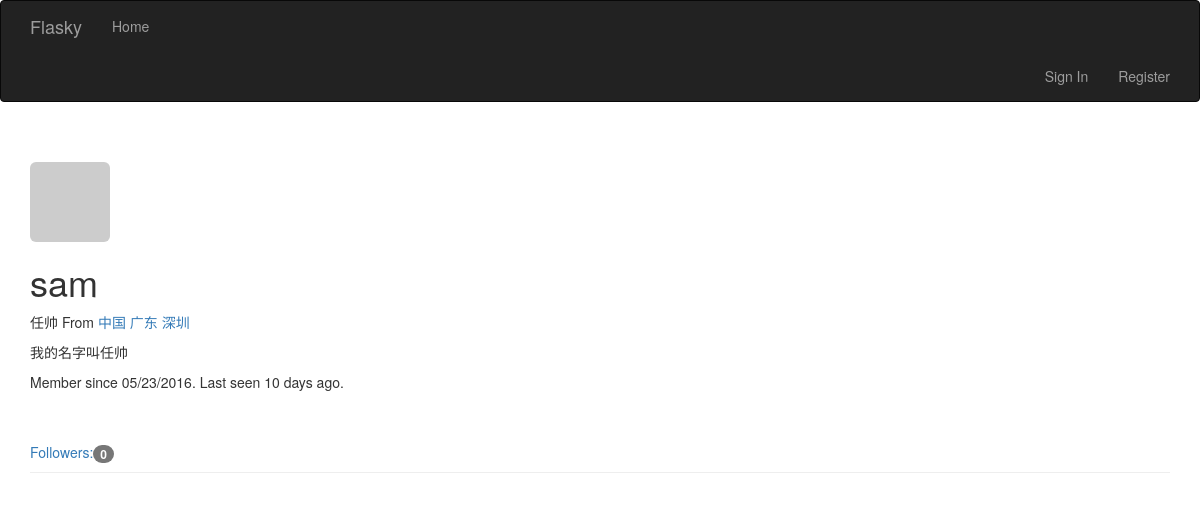
Before: /user/sam with the older database file.
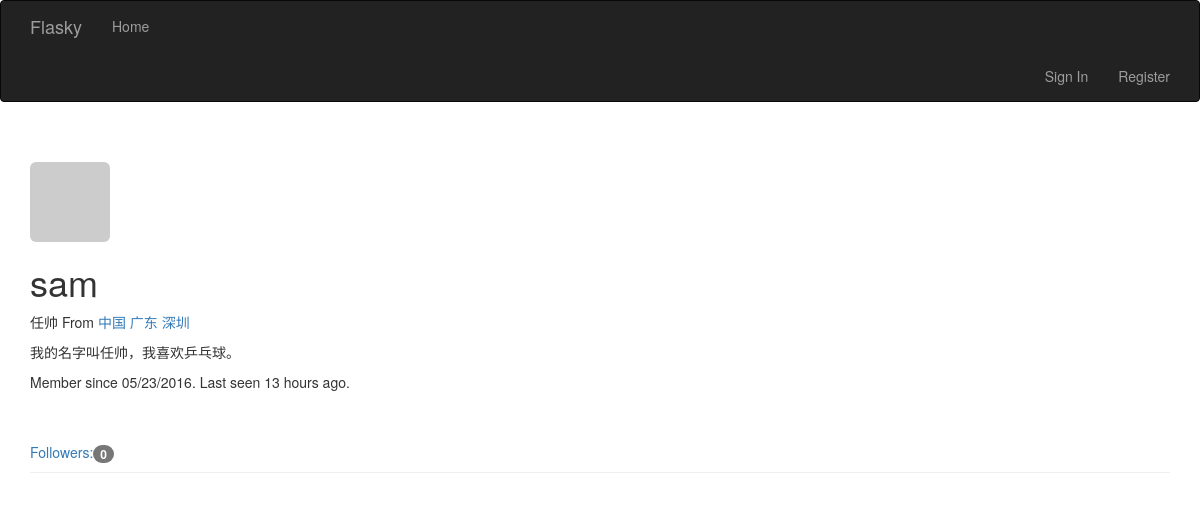
After: the same page with the newer database file.
### app/models.py (models this page shows, shortened)
class User(UserMixin, db.Model):
    __tablename__ = 'users'
    id = db.Column(db.Integer, primary_key=True)
    email = db.Column(db.String(64), unique=True, index=True)
    username = db.Column(db.String(64), unique=True, index=True)
    password_hash = db.Column(db.String(128))
    role_id = db.Column(db.Integer, db.ForeignKey('roles.id'))
    confirmed = db.Column(db.Boolean, default=False)
    name = db.Column(db.String(64))
    location = db.Column(db.String(64))
    about_me = db.Column(db.Text())
    avatar_hash = db.Column(db.String(32))
    member_since = db.Column(db.DateTime(), default=datetime.datetime.utcnow)
    last_seen = db.Column(db.DateTime(), default=datetime.datetime.utcnow)
    posts = db.relationship('Post', backref='author', lazy='dynamic')
    followed = db.relationship('Follow',
                               foreign_keys=[Follow.follower_id],
                               backref=db.backref('follower', lazy='joined'),
                               lazy='dynamic',
                               cascade='all, delete-orphan')
    follower = db.relationship('Follow',
                               foreign_keys=[Follow.followed_id],
                               backref=db.backref('followed', lazy='joined'),
                               lazy='dynamic',
                               cascade='all, delete-orphan')
    comments = db.relationship('Comment', backref='author', lazy='dynamic')
    @property
    def password(self):
        raise AttributeError('password is not a readable attribute')
    def gravatar(self, size=100, default='identicon', rating='g'):
        if request.is_secure:
            url = 'https://secure.gravatar.com/avator'
        else:
            url = 'http://www.gravatar.com/avatar'
        hash = hashlib.md5(self.email.encode('utf-8')).hexdigest()
        return '{url}/{hash}?s={size}&d={default}&r={rating}'.format(
            url=url, hash=hash, size=size, default=default, rating=rating)

### app/main/views.py (the view)
@main.route('/user/<username>')
def user(username):
    user = User.query.filter_by(username=username).first()
    if user is None:
        abort(404)
    posts = user.posts.order_by(Post.timestamp.desc()).all()
    return render_template('user.html', user=user, posts=posts)

### app/auth/views.py (called while the page is built)
@auth.before_app_request
def before_request():
    if current_user.is_authenticated:
        current_user.ping()
        if current_user.confirmed and request.endpoint[:5] != 'auth.' and request.endpoint != 'static':
            return redirect(url_for('auth.unconfirmed'))

### app/main/__init__.py (called while the page is built)
@main.app_context_processor
def inject_permissions():
    return dict(Permission=Permission)

### app/models.py (called while the page is built)
    def can(self, permissions):
        return False

    def is_administrator(self):
        return False

### app/templates/user.html (shortened to what this page needs)
{% extends "base.html" %}
{% block page_content %}
<div class="page-header">
    <img class="img-rounded profile-thumbnail" src="{{ user.gravatar(size=256) }}">
    <h1> {{ user.username }} </h1>
    {% if user.name or user.location %}
    <p>
        {% if user.name %} {{ user.name }} {% endif %}
        {% if user.location %}
            From <a href="http://maps.baidu.com/?q={{ user.location }}">{{ user.location }}</a>
        {% endif %}
    </p>
    {% endif %}
    {% if user.about_me %}<p>{{ user.about_me }}</p>
    {% endif %}
    <p>
        Member since {{ moment(user.member_since).format('L') }}.
        Last seen {{ moment(user.last_seen).fromNow() }}.
    </p>
    <br /><br />
    <a href="{{ url_for('.followers', username=user.username) }}">
        Followers:<span class="badge">{{ user.follower.count() }}</span>
    </a>
</div>
{% endblock %}

### app/templates/base.html (shortened to what this page needs)
{% extends "bootstrap/base.html" %}
{% block navbar %}
<div class="navbar navbar-inverse" role="navigation">
    <div class="container">
        <div class="navbar-header">
            <a class="navbar-brand" href="/">Flasky</a>
        </div>
        <div class="navbar-collapse collapse">
            <ul class="nav navbar-nav">
                <li><a href="/">Home</a></li>
            </ul>
        </div>
        <div class="nav navbar-nav navbar-right">
            {% if current_user.is_authenticated %}
            <li><a href=" {{ url_for('auth.logout') }} ">Sign Out</a></li>
            {% else %}
            <li><a href="{{ url_for('auth.login') }}">Sign In</a> </li>
            {% endif %}
            <li><a href="{{ url_for('auth.register') }}">Register</a> </li>
        </div>
    </div>
</div>
{% endblock %}
{% block head %}
{{ super() }}
{% endblock %}
{% block content %}
<div class="container">
    {% block page_content %}
    {% endblock %}
</div>
{% endblock %}

Changed rows visible on the page:
changed User "sam": about_me "我的名字叫任帅" → "我的名字叫任帅，我喜欢乒乓球。"; last_seen "10 days ago" → "13 hours ago"
